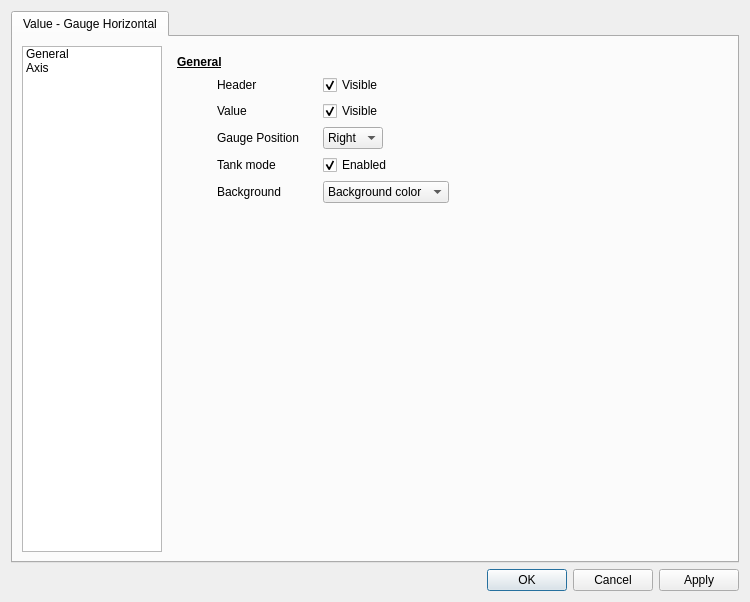
<?xml version="1.0" encoding="UTF-8"?>
<ui version="4.0">
 <class>GaugeHorizontalEditor</class>
 <widget class="QDialog" name="GaugeHorizontalEditor">
  <property name="geometry">
   <rect>
    <x>0</x>
    <y>0</y>
    <width>750</width>
    <height>602</height>
   </rect>
  </property>
  <property name="minimumSize">
   <size>
    <width>750</width>
    <height>550</height>
   </size>
  </property>
  <property name="windowTitle">
   <string>Horizontal Gauge</string>
  </property>
  <layout class="QVBoxLayout" name="verticalLayout_2">
   <item>
    <widget class="QTabWidget" name="tabWidget">
     <property name="currentIndex">
      <number>0</number>
     </property>
     <widget class="QWidget" name="tab">
      <attribute name="title">
       <string>Value - Gauge Horizontal</string>
      </attribute>
      <layout class="QHBoxLayout" name="horizontalLayout_4">
       <item>
        <widget class="QListWidget" name="listWidget">
         <property name="minimumSize">
          <size>
           <width>140</width>
           <height>0</height>
          </size>
         </property>
         <property name="maximumSize">
          <size>
           <width>140</width>
           <height>16777215</height>
          </size>
         </property>
         <property name="editTriggers">
          <set>QAbstractItemView::NoEditTriggers</set>
         </property>
         <property name="currentRow">
          <number>-1</number>
         </property>
         <item>
          <property name="text">
           <string>General</string>
          </property>
         </item>
         <item>
          <property name="text">
           <string>Axis</string>
          </property>
         </item>
        </widget>
       </item>
       <item>
        <widget class="QStackedWidget" name="stackedWidget">
         <property name="currentIndex">
          <number>0</number>
         </property>
         <widget class="QWidget" name="generalPage">
          <layout class="QVBoxLayout" name="verticalLayout">
           <item>
            <widget class="QLabel" name="label_17">
             <property name="font">
              <font>
               <weight>75</weight>
               <bold>true</bold>
               <underline>true</underline>
              </font>
             </property>
             <property name="text">
              <string>General</string>
             </property>
            </widget>
           </item>
           <item>
            <layout class="QHBoxLayout" name="horizontalLayout_3">
             <item>
              <spacer name="horizontalSpacer_12">
               <property name="orientation">
                <enum>Qt::Horizontal</enum>
               </property>
               <property name="sizeType">
                <enum>QSizePolicy::Fixed</enum>
               </property>
               <property name="sizeHint" stdset="0">
                <size>
                 <width>40</width>
                 <height>20</height>
                </size>
               </property>
              </spacer>
             </item>
             <item>
              <widget class="QLabel" name="label_3">
               <property name="minimumSize">
                <size>
                 <width>100</width>
                 <height>0</height>
                </size>
               </property>
               <property name="text">
                <string>Header </string>
               </property>
              </widget>
             </item>
             <item>
              <widget class="QCheckBox" name="headerCheckBox">
               <property name="minimumSize">
                <size>
                 <width>100</width>
                 <height>0</height>
                </size>
               </property>
               <property name="text">
                <string>Visible</string>
               </property>
               <property name="checked">
                <bool>true</bool>
               </property>
              </widget>
             </item>
             <item>
              <spacer name="horizontalSpacer">
               <property name="orientation">
                <enum>Qt::Horizontal</enum>
               </property>
               <property name="sizeHint" stdset="0">
                <size>
                 <width>40</width>
                 <height>20</height>
                </size>
               </property>
              </spacer>
             </item>
            </layout>
           </item>
           <item>
            <layout class="QHBoxLayout" name="horizontalLayout_5">
             <item>
              <spacer name="horizontalSpacer_13">
               <property name="orientation">
                <enum>Qt::Horizontal</enum>
               </property>
               <property name="sizeType">
                <enum>QSizePolicy::Fixed</enum>
               </property>
               <property name="sizeHint" stdset="0">
                <size>
                 <width>40</width>
                 <height>20</height>
                </size>
               </property>
              </spacer>
             </item>
             <item>
              <widget class="QLabel" name="label_4">
               <property name="minimumSize">
                <size>
                 <width>100</width>
                 <height>0</height>
                </size>
               </property>
               <property name="text">
                <string>Value</string>
               </property>
              </widget>
             </item>
             <item>
              <widget class="QCheckBox" name="valueCheckBox">
               <property name="minimumSize">
                <size>
                 <width>100</width>
                 <height>0</height>
                </size>
               </property>
               <property name="text">
                <string>Visible</string>
               </property>
               <property name="checked">
                <bool>true</bool>
               </property>
              </widget>
             </item>
             <item>
              <spacer name="horizontalSpacer_2">
               <property name="orientation">
                <enum>Qt::Horizontal</enum>
               </property>
               <property name="sizeHint" stdset="0">
                <size>
                 <width>40</width>
                 <height>20</height>
                </size>
               </property>
              </spacer>
             </item>
            </layout>
           </item>
           <item>
            <layout class="QHBoxLayout" name="horizontalLayout_2">
             <item>
              <spacer name="horizontalSpacer_21">
               <property name="orientation">
                <enum>Qt::Horizontal</enum>
               </property>
               <property name="sizeType">
                <enum>QSizePolicy::Fixed</enum>
               </property>
               <property name="sizeHint" stdset="0">
                <size>
                 <width>40</width>
                 <height>20</height>
                </size>
               </property>
              </spacer>
             </item>
             <item>
              <widget class="QLabel" name="label_8">
               <property name="minimumSize">
                <size>
                 <width>100</width>
                 <height>0</height>
                </size>
               </property>
               <property name="text">
                <string>Gauge Position</string>
               </property>
              </widget>
             </item>
             <item>
              <widget class="QComboBox" name="positionComboBox">
               <item>
                <property name="text">
                 <string>Right</string>
                </property>
               </item>
               <item>
                <property name="text">
                 <string>Left</string>
                </property>
               </item>
              </widget>
             </item>
             <item>
              <spacer name="horizontalSpacer_6">
               <property name="orientation">
                <enum>Qt::Horizontal</enum>
               </property>
               <property name="sizeHint" stdset="0">
                <size>
                 <width>40</width>
                 <height>20</height>
                </size>
               </property>
              </spacer>
             </item>
            </layout>
           </item>
           <item>
            <layout class="QHBoxLayout" name="horizontalLayout_6">
             <item>
              <spacer name="horizontalSpacer_15">
               <property name="orientation">
                <enum>Qt::Horizontal</enum>
               </property>
               <property name="sizeType">
                <enum>QSizePolicy::Fixed</enum>
               </property>
               <property name="sizeHint" stdset="0">
                <size>
                 <width>40</width>
                 <height>20</height>
                </size>
               </property>
              </spacer>
             </item>
             <item>
              <widget class="QLabel" name="label_6">
               <property name="minimumSize">
                <size>
                 <width>100</width>
                 <height>0</height>
                </size>
               </property>
               <property name="text">
                <string>Tank mode</string>
               </property>
              </widget>
             </item>
             <item>
              <widget class="QCheckBox" name="tankCheckBox">
               <property name="minimumSize">
                <size>
                 <width>100</width>
                 <height>0</height>
                </size>
               </property>
               <property name="text">
                <string>Enabled</string>
               </property>
               <property name="checked">
                <bool>true</bool>
               </property>
              </widget>
             </item>
             <item>
              <spacer name="horizontalSpacer_4">
               <property name="orientation">
                <enum>Qt::Horizontal</enum>
               </property>
               <property name="sizeHint" stdset="0">
                <size>
                 <width>40</width>
                 <height>20</height>
                </size>
               </property>
              </spacer>
             </item>
            </layout>
           </item>
           <item>
            <layout class="QHBoxLayout" name="horizontalLayout_7">
             <item>
              <spacer name="horizontalSpacer_14">
               <property name="orientation">
                <enum>Qt::Horizontal</enum>
               </property>
               <property name="sizeType">
                <enum>QSizePolicy::Fixed</enum>
               </property>
               <property name="sizeHint" stdset="0">
                <size>
                 <width>40</width>
                 <height>20</height>
                </size>
               </property>
              </spacer>
             </item>
             <item>
              <widget class="QLabel" name="label_7">
               <property name="minimumSize">
                <size>
                 <width>100</width>
                 <height>0</height>
                </size>
               </property>
               <property name="text">
                <string>Background</string>
               </property>
              </widget>
             </item>
             <item>
              <widget class="QComboBox" name="backgroundComboBox">
               <item>
                <property name="text">
                 <string>Background color</string>
                </property>
               </item>
               <item>
                <property name="text">
                 <string>Transparent</string>
                </property>
               </item>
              </widget>
             </item>
             <item>
              <spacer name="horizontalSpacer_5">
               <property name="orientation">
                <enum>Qt::Horizontal</enum>
               </property>
               <property name="sizeHint" stdset="0">
                <size>
                 <width>40</width>
                 <height>20</height>
                </size>
               </property>
              </spacer>
             </item>
            </layout>
           </item>
           <item>
            <spacer name="verticalSpacer">
             <property name="orientation">
              <enum>Qt::Vertical</enum>
             </property>
             <property name="sizeHint" stdset="0">
              <size>
               <width>20</width>
               <height>40</height>
              </size>
             </property>
            </spacer>
           </item>
          </layout>
         </widget>
         <widget class="QWidget" name="axisPage">
          <layout class="QVBoxLayout" name="verticalLayout_5">
           <item>
            <widget class="QLabel" name="label_18">
             <property name="font">
              <font>
               <weight>75</weight>
               <bold>true</bold>
               <underline>true</underline>
              </font>
             </property>
             <property name="text">
              <string>Axis</string>
             </property>
            </widget>
           </item>
           <item>
            <layout class="QHBoxLayout" name="horizontalLayout_10">
             <item>
              <spacer name="horizontalSpacer_17">
               <property name="orientation">
                <enum>Qt::Horizontal</enum>
               </property>
               <property name="sizeType">
                <enum>QSizePolicy::Fixed</enum>
               </property>
               <property name="sizeHint" stdset="0">
                <size>
                 <width>40</width>
                 <height>20</height>
                </size>
               </property>
              </spacer>
             </item>
             <item>
              <widget class="QLabel" name="label_11">
               <property name="minimumSize">
                <size>
                 <width>100</width>
                 <height>0</height>
                </size>
               </property>
               <property name="text">
                <string>Ticks</string>
               </property>
              </widget>
             </item>
             <item>
              <widget class="QCheckBox" name="ticksCheckBox">
               <property name="minimumSize">
                <size>
                 <width>100</width>
                 <height>0</height>
                </size>
               </property>
               <property name="text">
                <string>Visible</string>
               </property>
               <property name="checked">
                <bool>true</bool>
               </property>
              </widget>
             </item>
             <item>
              <spacer name="horizontalSpacer_9">
               <property name="orientation">
                <enum>Qt::Horizontal</enum>
               </property>
               <property name="sizeHint" stdset="0">
                <size>
                 <width>40</width>
                 <height>20</height>
                </size>
               </property>
              </spacer>
             </item>
            </layout>
           </item>
           <item>
            <layout class="QHBoxLayout" name="horizontalLayout_11">
             <item>
              <spacer name="horizontalSpacer_18">
               <property name="orientation">
                <enum>Qt::Horizontal</enum>
               </property>
               <property name="sizeType">
                <enum>QSizePolicy::Fixed</enum>
               </property>
               <property name="sizeHint" stdset="0">
                <size>
                 <width>40</width>
                 <height>20</height>
                </size>
               </property>
              </spacer>
             </item>
             <item>
              <widget class="QLabel" name="label_12">
               <property name="minimumSize">
                <size>
                 <width>100</width>
                 <height>0</height>
                </size>
               </property>
               <property name="text">
                <string>Labels</string>
               </property>
              </widget>
             </item>
             <item>
              <widget class="QCheckBox" name="labelsCheckBox">
               <property name="minimumSize">
                <size>
                 <width>100</width>
                 <height>0</height>
                </size>
               </property>
               <property name="text">
                <string>Visible</string>
               </property>
               <property name="checked">
                <bool>true</bool>
               </property>
              </widget>
             </item>
             <item>
              <spacer name="horizontalSpacer_10">
               <property name="orientation">
                <enum>Qt::Horizontal</enum>
               </property>
               <property name="sizeHint" stdset="0">
                <size>
                 <width>40</width>
                 <height>20</height>
                </size>
               </property>
              </spacer>
             </item>
            </layout>
           </item>
           <item>
            <layout class="QHBoxLayout" name="horizontalLayout_13">
             <item>
              <spacer name="horizontalSpacer_22">
               <property name="orientation">
                <enum>Qt::Horizontal</enum>
               </property>
               <property name="sizeType">
                <enum>QSizePolicy::Fixed</enum>
               </property>
               <property name="sizeHint" stdset="0">
                <size>
                 <width>40</width>
                 <height>20</height>
                </size>
               </property>
              </spacer>
             </item>
             <item>
              <widget class="QLabel" name="label_14">
               <property name="minimumSize">
                <size>
                 <width>100</width>
                 <height>0</height>
                </size>
               </property>
               <property name="text">
                <string>Base Line</string>
               </property>
              </widget>
             </item>
             <item>
              <widget class="QCheckBox" name="lineCheckBox">
               <property name="minimumSize">
                <size>
                 <width>100</width>
                 <height>0</height>
                </size>
               </property>
               <property name="text">
                <string>Visible</string>
               </property>
               <property name="checked">
                <bool>true</bool>
               </property>
              </widget>
             </item>
             <item>
              <spacer name="horizontalSpacer_23">
               <property name="orientation">
                <enum>Qt::Horizontal</enum>
               </property>
               <property name="sizeHint" stdset="0">
                <size>
                 <width>40</width>
                 <height>20</height>
                </size>
               </property>
              </spacer>
             </item>
            </layout>
           </item>
           <item>
            <layout class="QHBoxLayout" name="horizontalLayout_12">
             <item>
              <spacer name="horizontalSpacer_19">
               <property name="orientation">
                <enum>Qt::Horizontal</enum>
               </property>
               <property name="sizeType">
                <enum>QSizePolicy::Fixed</enum>
               </property>
               <property name="sizeHint" stdset="0">
                <size>
                 <width>40</width>
                 <height>20</height>
                </size>
               </property>
              </spacer>
             </item>
             <item>
              <widget class="QLabel" name="label_13">
               <property name="minimumSize">
                <size>
                 <width>100</width>
                 <height>0</height>
                </size>
               </property>
               <property name="text">
                <string>Grid</string>
               </property>
              </widget>
             </item>
             <item>
              <widget class="QCheckBox" name="gridCheckBox">
               <property name="minimumSize">
                <size>
                 <width>100</width>
                 <height>0</height>
                </size>
               </property>
               <property name="text">
                <string>Visible</string>
               </property>
               <property name="checked">
                <bool>true</bool>
               </property>
              </widget>
             </item>
             <item>
              <spacer name="horizontalSpacer_11">
               <property name="orientation">
                <enum>Qt::Horizontal</enum>
               </property>
               <property name="sizeHint" stdset="0">
                <size>
                 <width>40</width>
                 <height>20</height>
                </size>
               </property>
              </spacer>
             </item>
            </layout>
           </item>
           <item>
            <layout class="QHBoxLayout" name="horizontalLayout">
             <item>
              <spacer name="horizontalSpacer_20">
               <property name="orientation">
                <enum>Qt::Horizontal</enum>
               </property>
               <property name="sizeType">
                <enum>QSizePolicy::Fixed</enum>
               </property>
               <property name="sizeHint" stdset="0">
                <size>
                 <width>40</width>
                 <height>20</height>
                </size>
               </property>
              </spacer>
             </item>
             <item>
              <widget class="QLabel" name="label_5">
               <property name="minimumSize">
                <size>
                 <width>100</width>
                 <height>0</height>
                </size>
               </property>
               <property name="text">
                <string>Range</string>
               </property>
              </widget>
             </item>
             <item>
              <widget class="QComboBox" name="rangeComboBox">
               <item>
                <property name="text">
                 <string>Automatic scale</string>
                </property>
               </item>
               <item>
                <property name="text">
                 <string>Parameter range</string>
                </property>
               </item>
               <item>
                <property name="text">
                 <string>Custom scale</string>
                </property>
               </item>
              </widget>
             </item>
             <item>
              <spacer name="horizontalSpacer_3">
               <property name="orientation">
                <enum>Qt::Horizontal</enum>
               </property>
               <property name="sizeHint" stdset="0">
                <size>
                 <width>40</width>
                 <height>20</height>
                </size>
               </property>
              </spacer>
             </item>
            </layout>
           </item>
           <item>
            <widget class="QWidget" name="scaleWidget" native="true">
             <property name="enabled">
              <bool>false</bool>
             </property>
             <layout class="QHBoxLayout" name="horizontalLayout_9">
              <property name="leftMargin">
               <number>0</number>
              </property>
              <property name="topMargin">
               <number>0</number>
              </property>
              <property name="rightMargin">
               <number>0</number>
              </property>
              <property name="bottomMargin">
               <number>0</number>
              </property>
              <item>
               <widget class="QLabel" name="label_2">
                <property name="minimumSize">
                 <size>
                  <width>100</width>
                  <height>0</height>
                 </size>
                </property>
                <property name="text">
                 <string/>
                </property>
               </widget>
              </item>
              <item>
               <layout class="QVBoxLayout" name="verticalLayout_3">
                <item>
                 <widget class="QLabel" name="label_9">
                  <property name="minimumSize">
                   <size>
                    <width>100</width>
                    <height>0</height>
                   </size>
                  </property>
                  <property name="text">
                   <string>Minimum</string>
                  </property>
                  <property name="indent">
                   <number>-1</number>
                  </property>
                 </widget>
                </item>
                <item>
                 <widget class="QLabel" name="label_10">
                  <property name="minimumSize">
                   <size>
                    <width>100</width>
                    <height>0</height>
                   </size>
                  </property>
                  <property name="text">
                   <string>Maximum</string>
                  </property>
                  <property name="indent">
                   <number>-1</number>
                  </property>
                 </widget>
                </item>
               </layout>
              </item>
              <item>
               <layout class="QVBoxLayout" name="verticalLayout_4">
                <item>
                 <widget class="QDoubleSpinBox" name="rangeMinDoubleSpinBox">
                  <property name="decimals">
                   <number>4</number>
                  </property>
                  <property name="minimum">
                   <double>-9999999999999999538762658202121142272.000000000000000</double>
                  </property>
                  <property name="maximum">
                   <double>99999999999999996863366107917975552.000000000000000</double>
                  </property>
                 </widget>
                </item>
                <item>
                 <widget class="QDoubleSpinBox" name="rangeMaxDoubleSpinBox">
                  <property name="decimals">
                   <number>4</number>
                  </property>
                  <property name="minimum">
                   <double>-9999999999999999455752309870428160.000000000000000</double>
                  </property>
                  <property name="maximum">
                   <double>999999999999999945575230987042816.000000000000000</double>
                  </property>
                 </widget>
                </item>
               </layout>
              </item>
              <item>
               <spacer name="horizontalSpacer_8">
                <property name="orientation">
                 <enum>Qt::Horizontal</enum>
                </property>
                <property name="sizeHint" stdset="0">
                 <size>
                  <width>136</width>
                  <height>20</height>
                 </size>
                </property>
               </spacer>
              </item>
             </layout>
            </widget>
           </item>
           <item>
            <spacer name="verticalSpacer_3">
             <property name="orientation">
              <enum>Qt::Vertical</enum>
             </property>
             <property name="sizeHint" stdset="0">
              <size>
               <width>20</width>
               <height>364</height>
              </size>
             </property>
            </spacer>
           </item>
          </layout>
         </widget>
        </widget>
       </item>
      </layout>
     </widget>
    </widget>
   </item>
   <item>
    <widget class="QDialogButtonBox" name="buttonBox">
     <property name="orientation">
      <enum>Qt::Horizontal</enum>
     </property>
     <property name="standardButtons">
      <set>QDialogButtonBox::Apply|QDialogButtonBox::Cancel|QDialogButtonBox::Ok</set>
     </property>
    </widget>
   </item>
  </layout>
 </widget>
 <resources/>
 <connections>
  <connection>
   <sender>buttonBox</sender>
   <signal>accepted()</signal>
   <receiver>GaugeHorizontalEditor</receiver>
   <slot>accept()</slot>
   <hints>
    <hint type="sourcelabel">
     <x>248</x>
     <y>254</y>
    </hint>
    <hint type="destinationlabel">
     <x>157</x>
     <y>274</y>
    </hint>
   </hints>
  </connection>
  <connection>
   <sender>buttonBox</sender>
   <signal>rejected()</signal>
   <receiver>GaugeHorizontalEditor</receiver>
   <slot>reject()</slot>
   <hints>
    <hint type="sourcelabel">
     <x>316</x>
     <y>260</y>
    </hint>
    <hint type="destinationlabel">
     <x>286</x>
     <y>274</y>
    </hint>
   </hints>
  </connection>
 </connections>
</ui>
